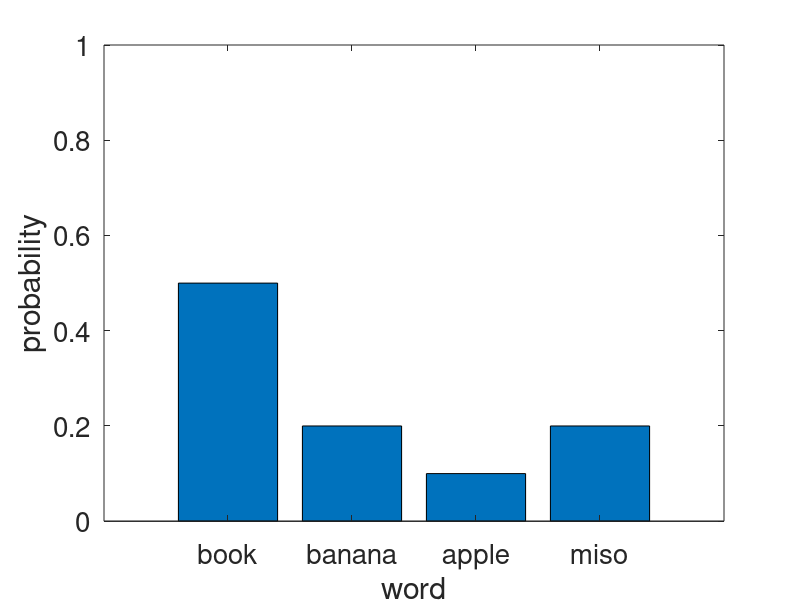

Source code (MATLAB):
p = [0.5, 0.2, 0.1, 0.2];
n = length(p);
words = {'book', 'banana', 'apple', 'miso'};
bar(p)
h = gca;
xlabel('word', 'fontsize', 20)
ylabel('probability', 'fontsize', 20)
ylim([0 1]);
set(h, 'fontsize', 20, 'XTickLabel', words);
pause

values = rand(20,1);
for j = 1:20
  for i = 1:n
    if values(j) < sum(p(1:i))
      words{i}
      break
    endif
  endfor
endfor
